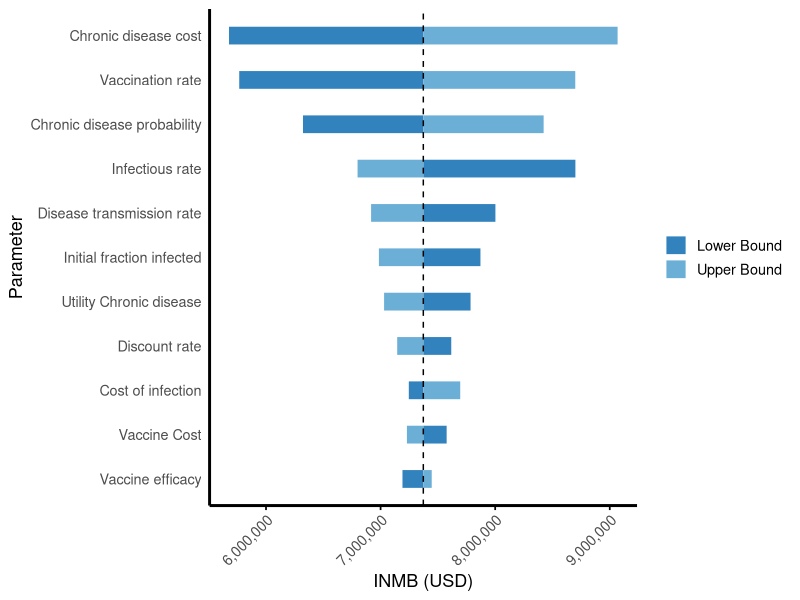
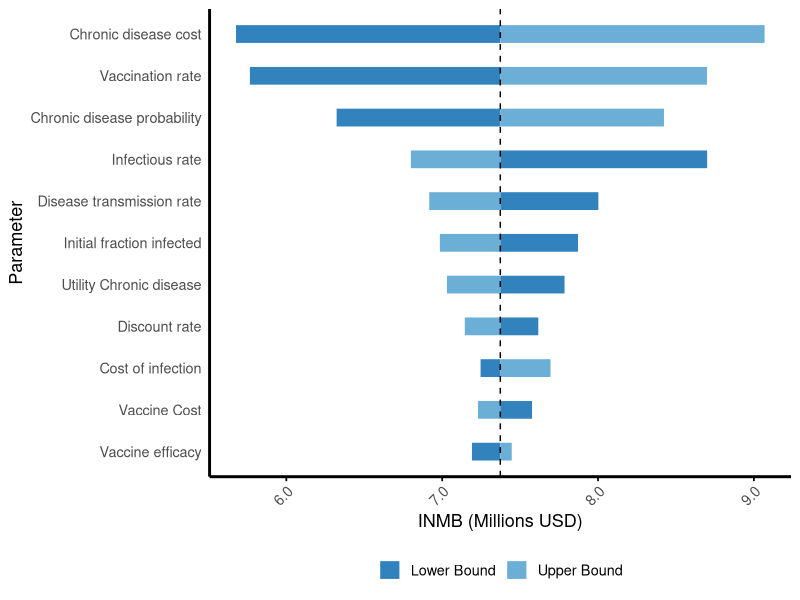

Write the R code that produced these figures, in order.
library(ggplot2)
library(dplyr)
library(tidyr)

INMB_data <- data.frame(
  Parameter = c(
    "Vaccine Cost", "Utility Chronic disease", "Chronic disease probability",
    "Chronic disease cost", "Vaccine efficacy", "Disease transmission rate",
    "Vaccination rate", "Infectious rate", "Discount rate", "Initial fraction infected", "Cost of infection"
  ),
  LB = c(
    7576495.45, 7785054.91, 6322707.79, 5677170.28, 7190980.18, 
    8002100.57, 5766324.27, 8700089.99, 7616724.41, 7871432.84, 
    7246273.73
  ),
  UB = c(
    7229776.79, 7030501.06, 8422940.84, 9068478.35, 7446153.54, 
    6917088.94, 8698970.22, 6799094.94, 7144998.84, 6985259.79, 
    7695026.02
  ),
  Base = rep(7372824.32, 11)
)

INMB_data <- INMB_data %>%
  mutate(Range = abs(UB - LB))

sorted_order <- INMB_data %>%
  arrange(desc(Range)) %>%
  pull(Parameter)

plot_data <- INMB_data %>%
  pivot_longer(cols = c("LB", "UB"),
               names_to = "Bound",
               values_to = "Value") %>%
  mutate(
    xmin = pmin(Value, Base),
    xmax = pmax(Value, Base),
    Bound = ifelse(Bound == "LB", "Lower Bound", "Upper Bound"),
    Parameter = factor(Parameter, levels = rev(sorted_order))  
  )

ggplot(plot_data) +
  geom_segment(aes(x = xmin, xend = xmax, y = Parameter, yend = Parameter, color = Bound),
               size = 6) +
  geom_vline(xintercept = INMB_data$Base[1], linetype = "dashed", color = "black") +
  scale_color_manual(values = c("Lower Bound" = "#3182bd", "Upper Bound" = "#6baed6")) +
  scale_x_continuous(labels = scales::comma) +
  labs(
    x = "INMB (USD)",
    y = "Parameter"
  ) +
  theme_minimal(base_size = 13) +
  theme(
    panel.grid.major = element_blank(),
    panel.grid.minor = element_blank(),
    axis.line.x = element_line(color = "black", size = 1),
    axis.line.y = element_line(color = "black", size = 1),
    axis.ticks.x = element_line(color = "black"),
    plot.title = element_text(hjust = 0.5, face = "bold"),
    axis.text.x = element_text(angle = 45, hjust = 1),
    legend.title = element_blank()
  )
#----
#fixed
ggplot(plot_data) +
  geom_segment(aes(x = xmin, xend = xmax, y = Parameter, yend = Parameter, color = Bound),
               size = 6) +
  geom_vline(xintercept = INMB_data$Base[1], linetype = "dashed", color = "black") +
  scale_color_manual(values = c("Lower Bound" = "#3182bd", "Upper Bound" = "#6baed6")) +
  scale_x_continuous(
    breaks = seq(6e6, 10e6, by = 1e6),
    labels = function(x) sprintf("%.1f", x / 1e6)
  ) +
  labs(
    x = "INMB (Millions USD)",
    y = "Parameter"
  ) +
  theme_minimal(base_size = 13) +
  theme(
    panel.grid.major = element_blank(),
    panel.grid.minor = element_blank(),
    axis.line.x = element_line(color = "black", size = 1),
    axis.line.y = element_line(color = "black", size = 1),
    axis.ticks.x = element_line(color = "black"),
    plot.title = element_text(hjust = 0.5, face = "bold"),
    axis.text.x = element_text(angle = 45, hjust = 1),
    legend.title = element_blank(),
    legend.position = "bottom"
  )

